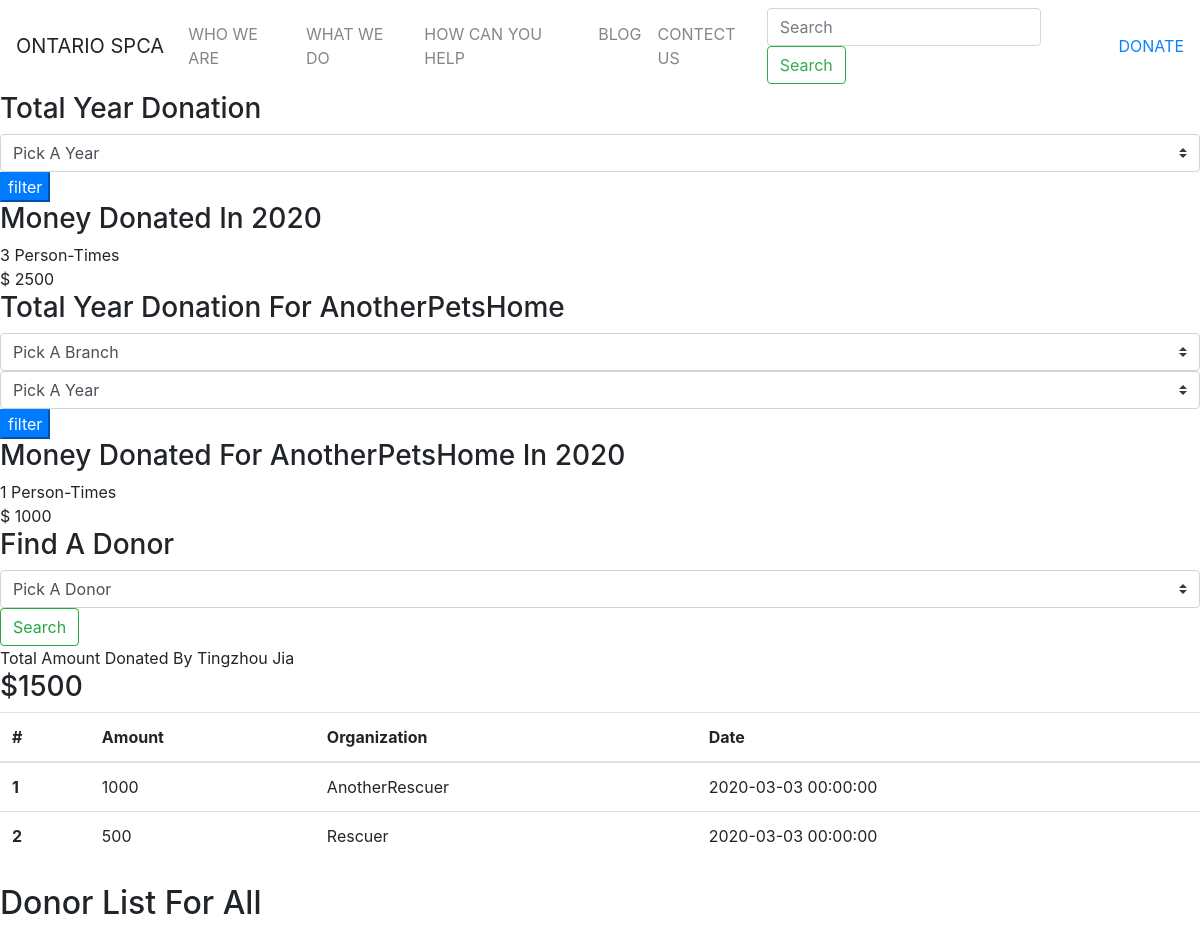
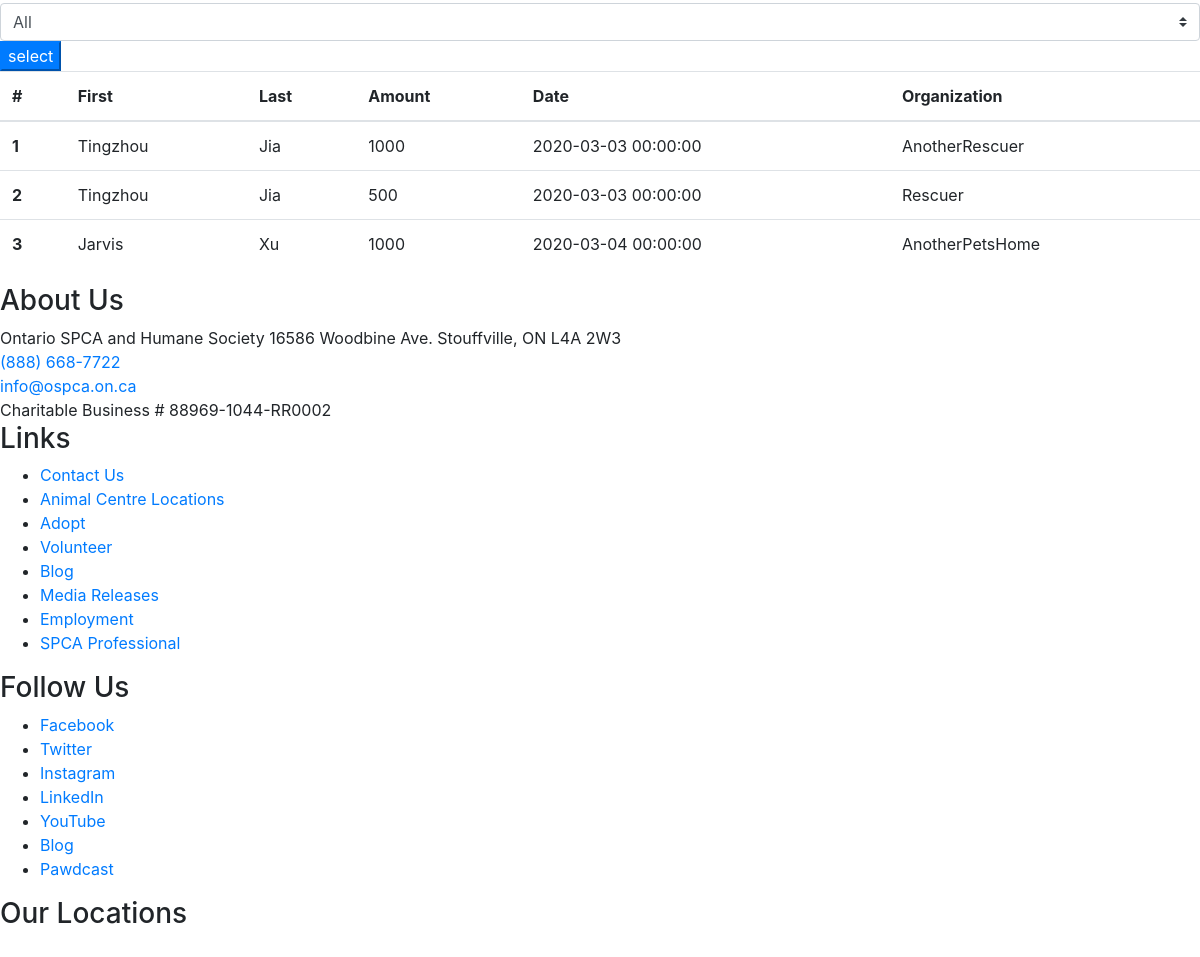
Screenshot of /View/Donor.php with the database file from the repository (2 pictures, top to bottom).
### tables this page shows
CREATE TABLE Organization ( 
address VARCHAR(40) NOT NULL,
phone_number VARCHAR(15) NOT NULL, 
name VARCHAR(40) NOT NULL, 
 
typeOfOrganization VARCHAR(40) NOT NULL, 
PRIMARY KEY(name)
);

CREATE TABLE MoneyTransaction (
payment_id VARCHAR(20) NOT NULL , 
payee VARCHAR(40) NOT NULL, 
payer VARCHAR(40) NOT NULL, 
amount INT DEFAULT 0, 
dateOfTransaction DATETIME , 

typeOfTransaction VARCHAR(15) NOT NULL, 
PRIMARY KEY(payment_id), 
FOREIGN KEY (payee) REFERENCES Organization(name)
);

### model/pdoMysql.class.php (called while the page is built, shortened)
<?php
$DB_HOST='localhost';
$DB_USER='root';
$DB_PWD='123456';
$DB_NAME='332demo';
$DB_PORT='3306';
$DB_TYPE='mysql';
$DB_CHARSET='utf8';
class PdoMySQL{
	public static $config=array();
	public static $link=null;
	public static $PDOStatement=null;
	public static $queryStr=null;
	public function __construct($dbConfig=''){
		global $DB_HOST;
global $DB_USER ;
global $DB_PWD;
global $DB_NAME;
global $DB_PORT;
global $DB_TYPE;
global $DB_CHARSET;
		if(!is_array($dbConfig)){
			$dbConfig=array(
					'hostname'=>$DB_HOST,
					'username'=>$DB_USER,
					'password'=>$DB_PWD,
					'database'=>$DB_NAME,
					'hostport'=>$DB_PORT,
					'dbms'=>$DB_TYPE,
					'dsn'=>$DB_TYPE.":host=".$DB_HOST.";dbname=".$DB_NAME
			);
		}
		self::$config=$dbConfig;
		if(empty(self::$config['params']))self::$config['params']=array();
		if(!isset(self::$link)){
			$configs=self::$config;
			try{
				self::$link=new PDO($configs['dsn'],$configs['username'],$configs['password'],$configs['params']);
			}catch(PDOException $e){
				self::throw_exception($e->getMessage());
			}
			self::$link->exec('SET NAMES '.$DB_CHARSET);
		}
	}
	public static function getAll($sql=null){
		if($sql!=null){
			self::query($sql);
		}
		$result=self::$PDOStatement->fetchAll(constant("PDO::FETCH_ASSOC"));
		return $result;
	}
	public static function find($tables,$where=null,$fields='*',$group=null,$having=null,$order=null,$limit=null){
		$sql='SELECT '.self::parseFields($fields).' FROM '.'`'.$tables.'`'
				.self::parseWhere($where)
				.self::parseGroup($group)
				.self::parseHaving($having)
				.self::parseOrder($order)
				.self::parseLimit($limit);
		$dataAll=self::getAll($sql);
		return $dataAll;
	}
	public static function parseWhere($where){
		$whereStr='';
		if(is_string($where)&&!empty($where)){
			$whereStr=$where;
		}
		return empty($whereStr)?'':' WHERE '.$whereStr;
	}
	public static function parseGroup($group){
		$groupStr='';
		return empty($groupStr)?'':$groupStr;
	}
	public static function parseHaving($having){
		$havingStr='';
		return $havingStr;
	}
	public static function parseOrder($order){
		$orderStr='';
		return $orderStr;
	}
	public static function parseLimit($limit){
		$limitStr='';
		return $limitStr;
	}
	public static function parseFields($fields){
		if(is_array($fields)){
			$fieldsStr=implode(',',$fields);
		}elseif(is_string($fields)&&!empty($fields)){
			if(strpos($fields,'`')===false){
				$fields=explode(',',$fields);
				array_walk($fields,array('PdoMySQL','addSpecialChar'));
				$fieldsStr=implode(',',$fields);
			}else{
				$fieldsStr=$fields;
			}
		}else{
			$fieldsStr='*';
		}
		return $fieldsStr;
	}
	public static function addSpecialChar(&$value){
		return $value;
	}
	public static function free(){
		self::$PDOStatement=null;
	}
	public static function query($sql=''){
		$link=self::$link;
		self::$queryStr=$sql;
		self::$PDOStatement=$link->prepare(self::$queryStr);
		$res=self::$PDOStatement->execute();
		return $res;
	}
	public static function haveErrorThrowException(){
		$obj=empty(self::$PDOStatement)?self::$link: self::$PDOStatement;
		$arrError=$obj->errorInfo();
	}
}
?>

### Controller/Donation.php (called while the page is built, shortened)
<?php
require_once "../model/pdoMysql.class.php";
function findDonorYear($year){
    global $MyPDO;
    return $MyPDO::find("MoneyTransaction",
    "YEAR(dateOfTransaction) = ".$year." and ".$GLOBALS['typeDonation'],
    array("COUNT(amount) as count","SUM(amount) as amount"));
}
function findDonor($name){
    global $MyPDO;
    return  $MyPDO::find("MoneyTransaction","payer like '".$name."%' and ".$GLOBALS['typeDonation']);
}
function findAllDonor($org="all"){
    global $MyPDO;
    if($org==="all"){
        return $MyPDO::find("MoneyTransaction",$GLOBALS['typeDonation']);
    }else{
        return $MyPDO::find("MoneyTransaction","payee = '".$org."' and ".$GLOBALS['typeDonation']);
    }
}
function totalYearOne($org,$year=2020){
    global $MyPDO;
    return $MyPDO::find("MoneyTransaction","YEAR(dateOfTransaction) = ".$year." and payee = '".$org."'",
    array("COUNT(amount) as count","SUM(amount) as amount"));
}

### Controller/fetchAllOrganization.php (called while the page is built, shortened)
<?php
require_once "../model/pdoMysql.class.php";
class Organization{
    public function __get($name)
    {
        return $this->$name;
    }
}
$organization=new Organization();
$organization->organizationSelectList=$MyPDO::getAll("select name from Organization");
$sheterAndSpca=$MyPDO::getAll("select name from Organization where typeOfOrganization='shelter' or typeOfOrganization='SPCA'");

### View/Donor.php (the view, shortened to what this page needs)
<!DOCTYPE html>
<html lang="en">
<head>
    <?php include "../Config/otherConfig.php"; ?>
    <?php include "../Controller/fetchAllOrganization.php"; ?>
    <?php include '../Controller/Donation.php'; ?>
    <link rel="stylesheet" href="http://192.168.64.2/SPCA/css/donor.css" />
</head>
<?php $res = findDonorYear(date("Y"))[0];
if(!isset($donor)){
    $donor = findDonor("Tingzhou Jia");
}
$allDonor = findAllDonor();
$specficBranch=$organization->organizationSelectList[0]["name"];
$res2=totalYearOne($specficBranch,2020)[0];
?>
<body>
    <section>
        <?php include "navBar.php"; ?>
        <section class="donor_body">
            <div class="show_list">
                <form class="show_form" name="show_form" action="#" method="post" onsubmit="return test()">
                    <h3>Total Year Donation</h3>
                    <select class="custom-select donor_select" name="yeardonate">
                        <option value="no">Pick A Year</option>
                    </select>
                    <input value="filter" type="submit" class="btn-primary"/>
                </form>
                <div class="show_content">
                    <h3 style="flex:1;margin-right:1vw;">Money Donated In <?php echo isset($donation) ? $donation : date("Y"); ?></h3>
                    <div class="show_circle">
                        <?php echo $res["count"]; ?> Person-Times
                    </div>
                    <div class="show_circle">$ <?php echo isset($res["amount"])?$res["amount"]:0; ?></div>
                </div>
            </div>
            <div class="show_list">
                <form class="show_form2" name="show_form2" action="#" method="post"  onsubmit="return test2()">
                    <h3>Total Year Donation For <?php echo $specficBranch ?> </h3>
                    <select class="custom-select donor_select" name="yearDonateForBranch">
                        <option value="no">Pick A Branch</option>
                    </select>
                    <select class="custom-select donor_select" name="yearDonateForYear">
                        <option value="no" >Pick A Year</option>
                    </select>
                    <input type="submit" class="btn-primary" value="filter"/>
                </form>
                <div class="show_content">
                    <h3 style="flex:1;margin-right:1vw;">Money Donated For <?php echo $specficBranch;  ?> In <?php echo isset($yearbranch) ? $yearbranch : date("Y"); ?></h3>
                    <div class="show_circle">
                        <?php echo isset($res2["count"])?$res2["count"]:0; ?> Person-Times
                    </div>
                    <div class="show_circle">$ <?php echo isset($res2["amount"])?$res2["amount"]:0; ?></div>
                </div>
            </div>
            <div class="donor_list">
                <div class="find_donor">
                    <form class=" my-2 my-lg-0 form_donor" action="#" name="donor_form" method="post" onsubmit="return test3()">
                        <h3>Find A Donor</h3>
                        <select class="custom-select" name="yeardonateForSpecific">
                            <option value="no">Pick A Donor</option>
                        </select>
                        <input class="btn btn-outline-success my-2 my-sm-0" type="submit" value="Search" />
                    </form>
                    <span class="donor_each">Total Amount Donated By <?php  echo $donor[0]['payer']; ?></span>
                <?php
                    $totalAmount = 0;
                    foreach ($donor as $ele) {
                        $totalAmount += $ele["amount"];
                    }
                ?>
                    <h3> $<?php echo $totalAmount; ?></h3>
                </div>
                <table class="table donor_each_table">
                    <thead>
                        <tr>
                            <th scope="col">#</th>
                            <th scope="col">Amount</th>
                            <th scope="col">Organization</th>
                            <th scope="col">Date</th>
                        </tr>
                    </thead>
                    <tbody>
                        <?php foreach ($donor as $ele) : ?>
                            <tr>
                                <th scope="row"><?php echo $ele["payment_id"]; ?></th>
                                <td><?php echo $ele["amount"]; ?></td>
                                <td><?php echo $ele["payee"]; ?></td>
                                <td><?php echo $ele["dateOfTransaction"]; ?></td>
                            </tr>
                        <?php endforeach; ?>
                    </tbody>
                </table>
            </div>
            <h2 style="margin-top: 2vw">Donor List For <?php echo isset($selecteBranch)?$selecteBranch:"All"; ?></h2>
            <form  class=" my-2 my-lg-0 form_donor" action="#" onsubmit="return test4()" method="post">
            <select class="custom-select donor_select" name="DonateForSpecficBranch">
                        <option value="all">All</option>
            </select>
            <input type="submit" class="btn-primary" value="select" />
            </form>
            <table class="table">
                <thead>
                    <tr>
                        <th scope="col">#</th>
                        <th scope="col">First</th>
                        <th scope="col">Last</th>
                        <th scope="col">Amount</th>
                        <th scope="col">Date</th>
                        <th scope="col">Organization</th>
                    </tr>
                </thead>
                <tbody>
                    <?php foreach ($allDonor as $ele) : ?>
                        <?php $sep = explode(" ", $ele["payer"]) ?>
                        <tr>
                            <th scope="row"><?php echo $ele["payment_id"]; ?></th>
                            <td><?php echo $sep[0]; ?></td>
                            <td><?php echo $sep[1]; ?></td>
                            <td><?php echo $ele["amount"]; ?></td>
                            <td><?php echo $ele["dateOfTransaction"]; ?></td>
                            <td><?php echo $ele["payee"]; ?></td>
                        </tr>
                    <?php endforeach; ?>
                </tbody>
            </table>
        </section>
        <?php include "footer.php"; ?>
    </section>
</body>
</html>

### rows the page displays
organization: name "AnotherPetsHome"
moneytransaction: payer "Tingzhou Jia", payment_id "1", amount "1000", payee "AnotherRescuer", dateOfTransaction "2020-03-03 00:00:00", payer "Tingzhou", payer "Jia"
moneytransaction: payment_id "2", amount "500", payee "Rescuer", dateOfTransaction "2020-03-03 00:00:00", payer "Tingzhou", payer "Jia"
moneytransaction: payment_id "3", payer "Jarvis", payer "Xu", amount "1000", dateOfTransaction "2020-03-04 00:00:00", payee "AnotherPetsHome"

### other values shown
$res["count"] "3"
$res["amount"] "2500"
$res2["count"] "1"
$res2["amount"] "1000"
$totalAmount "1500"
